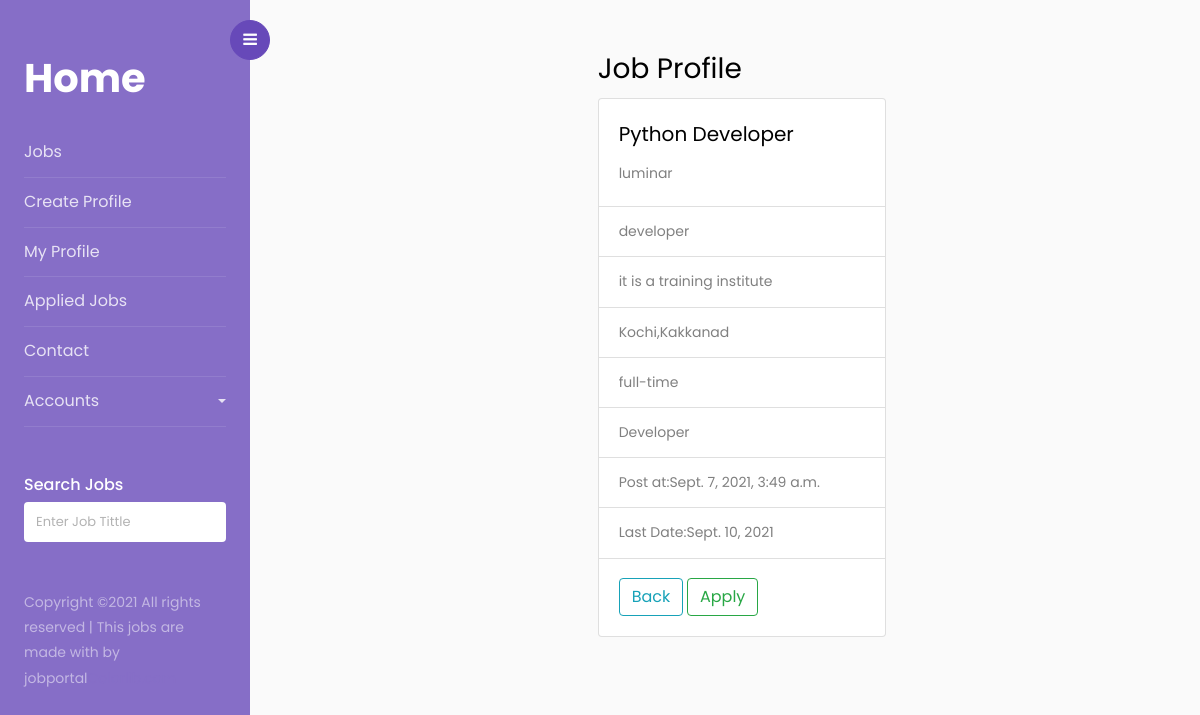
The app's page /jobseeker/jobs/listalljobs/jobdetails/1 (signed in) with its own data.
### Employer/models.py (models this page shows, shortened)
class Job(models.Model):
    JOB_TYPE=(
        ("part-time","part-time"),
        ("full-time","full-time"),
        ("internship","internship")
    )
    title = models.CharField(max_length=300)
    description = models.TextField()
    location = models.CharField(max_length=150)
    type = models.CharField(choices=JOB_TYPE, max_length=10)
    category = models.CharField(max_length=100)
    last_date = models.DateField()
    company_name = models.CharField(max_length=100)
    company_description = models.CharField(max_length=300)
    created_at = models.DateTimeField(default=timezone.now)
    filled = models.BooleanField(default=False)
    active_status=models.BooleanField(default=True)

### jobseeker/views.py (the view)
# urls.py: path("jobs/listalljobs/jobdetails/<int:pk>",views.JobDetailView.as_view(),name="jobdetails")
class JobDetailView(DetailView):
    model = Job
    template_name = "jobdetailview.html"
    context_object_name = "job"

### jobseeker/models.py (called while the page is built)
    def __str__(self):
        return self.email

### jobseeker/templates/jobdetailview.html
<!DOCTYPE html>
{%extends 'base.html'%}
{%block body_block%}
<div class="row">
    <div class="col-4"></div>
    <div class="col-4">
        <h3>Job Profile</h3>
        <div class="card" style="width: 18rem;">
            <div class="card-body">
                <h5 class="card-title">{{job.title}}</h5>
                <p class="card-text">{{job.company_name}}</p>
            </div>
            <ul class="list-group list-group-flush">
                <li class="list-group-item">{{job.description}}</li>
                <li class="list-group-item">{{job.company_description}}</li>
                <li class="list-group-item">{{job.location}}</li>
                <li class="list-group-item">{{job.type}}</li>
                <li class="list-group-item">{{job.category}}</li>
                <li class="list-group-item">Post at:{{job.created_at}}</li>
                <li class="list-group-item">Last Date:{{job.last_date}}</li>
            </ul>
            <div class="card-body">
                <a href="{%url 'listalljobs'%}" class="btn btn-outline-info">Back</a>
                <a href="#" class="btn btn-outline-success">Apply</a>
            </div>
        </div>
    </div>
    <div class="col-4"></div>
</div>
{%endblock%}

### records on screen
Job: title "Python Developer", company_name "luminar", description "developer", company_description "it is a training institute", location "Kochi,Kakkanad", type "full-time", category "Developer", created_at "Sept. 7, 2021, 3:49 a.m.", last_date "Sept. 10, 2021"
